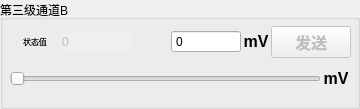
      <widget class="QGroupBox" name="groupBox_14">
       <property name="title">
        <string>第三级通道B</string>
       </property>
       <widget class="QWidget" name="verticalLayoutWidget_7">
        <property name="geometry">
         <rect>
          <x>10</x>
          <y>20</y>
          <width>341</width>
          <height>80</height>
         </rect>
        </property>
        <layout class="QVBoxLayout" name="verticalLayout_7">
         <property name="spacing">
          <number>0</number>
         </property>
         <item>
          <layout class="QHBoxLayout" name="horizontalLayout_19">
           <item>
            <widget class="QLabel" name="label_24">
             <property name="maximumSize">
              <size>
               <width>50</width>
               <height>20</height>
              </size>
             </property>
             <property name="text">
              <string>&lt;html&gt;&lt;head/&gt;&lt;body&gt;&lt;p align=&quot;center&quot;&gt;&lt;span style=&quot; font-size:6pt;&quot;&gt;状态值&lt;/span&gt;&lt;/p&gt;&lt;/body&gt;&lt;/html&gt;</string>
             </property>
            </widget>
           </item>
           <item>
            <widget class="QSpinBox" name="spinBox_6">
             <property name="enabled">
              <bool>false</bool>
             </property>
             <property name="focusPolicy">
              <enum>Qt::NoFocus</enum>
             </property>
             <property name="frame">
              <bool>false</bool>
             </property>
             <property name="readOnly">
              <bool>true</bool>
             </property>
             <property name="buttonSymbols">
              <enum>QAbstractSpinBox::NoButtons</enum>
             </property>
             <property name="specialValueText">
              <string/>
             </property>
             <property name="keyboardTracking">
              <bool>true</bool>
             </property>
             <property name="maximum">
              <number>4095</number>
             </property>
            </widget>
           </item>
           <item>
            <spacer name="horizontalSpacer_6">
             <property name="orientation">
              <enum>Qt::Horizontal</enum>
             </property>
             <property name="sizeType">
              <enum>QSizePolicy::Fixed</enum>
             </property>
             <property name="sizeHint" stdset="0">
              <size>
               <width>40</width>
               <height>20</height>
              </size>
             </property>
            </spacer>
           </item>
           <item>
            <widget class="QSpinBox" name="voltageSpinBoxL3B">
             <property name="buttonSymbols">
              <enum>QAbstractSpinBox::NoButtons</enum>
             </property>
             <property name="maximum">
              <number>4095</number>
             </property>
            </widget>
           </item>
           <item>
            <widget class="QLabel" name="label_25">
             <property name="minimumSize">
              <size>
               <width>30</width>
               <height>30</height>
              </size>
             </property>
             <property name="maximumSize">
              <size>
               <width>30</width>
               <height>30</height>
              </size>
             </property>
             <property name="text">
              <string>&lt;html&gt;&lt;head/&gt;&lt;body&gt;&lt;p align=&quot;center&quot;&gt;&lt;span style=&quot; font-size:12pt; font-weight:600;&quot;&gt;mV&lt;/span&gt;&lt;/p&gt;&lt;/body&gt;&lt;/html&gt;</string>
             </property>
            </widget>
           </item>
           <item>
            <widget class="QPushButton" name="sendButtonL3B">
             <property name="enabled">
              <bool>false</bool>
             </property>
             <property name="sizePolicy">
              <sizepolicy hsizetype="Fixed" vsizetype="Fixed">
               <horstretch>0</horstretch>
               <verstretch>0</verstretch>
              </sizepolicy>
             </property>
             <property name="font">
              <font>
               <family>新宋体</family>
               <pointsize>12</pointsize>
               <weight>75</weight>
               <bold>true</bold>
              </font>
             </property>
             <property name="text">
              <string>发送</string>
             </property>
             <property name="flat">
              <bool>false</bool>
             </property>
             <property name="userButtonID" stdset="0">
              <number>6</number>
             </property>
            </widget>
           </item>
          </layout>
         </item>
         <item>
          <layout class="QHBoxLayout" name="horizontalLayout_20">
           <item>
            <widget class="QSlider" name="voltageSliderL3B">
             <property name="minimumSize">
              <size>
               <width>80</width>
               <height>0</height>
              </size>
             </property>
             <property name="maximumSize">
              <size>
               <width>16777215</width>
               <height>16777215</height>
              </size>
             </property>
             <property name="focusPolicy">
              <enum>Qt::ClickFocus</enum>
             </property>
             <property name="maximum">
              <number>4095</number>
             </property>
             <property name="orientation">
              <enum>Qt::Horizontal</enum>
             </property>
            </widget>
           </item>
           <item>
            <widget class="QLabel" name="label_26">
             <property name="minimumSize">
              <size>
               <width>30</width>
               <height>30</height>
              </size>
             </property>
             <property name="maximumSize">
              <size>
               <width>30</width>
               <height>30</height>
              </size>
             </property>
             <property name="text">
              <string>&lt;html&gt;&lt;head/&gt;&lt;body&gt;&lt;p align=&quot;center&quot;&gt;&lt;span style=&quot; font-size:12pt; font-weight:600;&quot;&gt;mV&lt;/span&gt;&lt;/p&gt;&lt;/body&gt;&lt;/html&gt;</string>
             </property>
            </widget>
           </item>
          </layout>
         </item>
        </layout>
       </widget>
      </widget>
